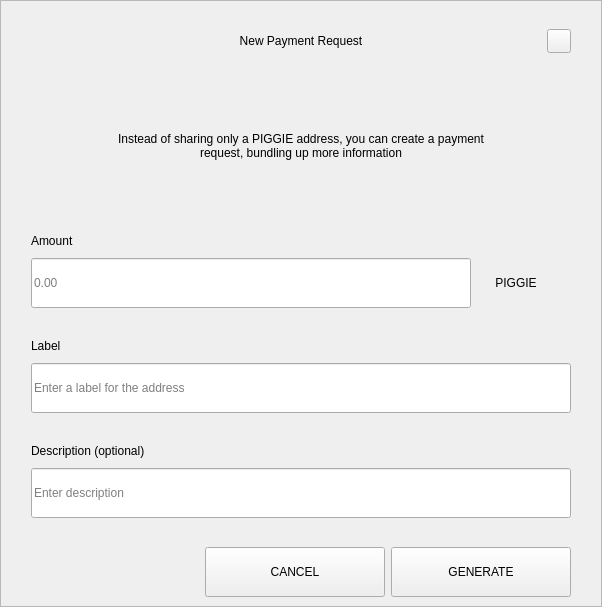
<?xml version="1.0" encoding="UTF-8"?>
<ui version="4.0">
 <class>RequestDialog</class>
 <widget class="QDialog" name="RequestDialog">
  <property name="geometry">
   <rect>
    <x>0</x>
    <y>0</y>
    <width>602</width>
    <height>607</height>
   </rect>
  </property>
  <property name="windowTitle">
   <string>Dialog</string>
  </property>
  <layout class="QVBoxLayout" name="verticalLayout_5">
   <property name="spacing">
    <number>0</number>
   </property>
   <property name="leftMargin">
    <number>0</number>
   </property>
   <property name="topMargin">
    <number>0</number>
   </property>
   <property name="rightMargin">
    <number>0</number>
   </property>
   <property name="bottomMargin">
    <number>0</number>
   </property>
   <item>
    <widget class="QFrame" name="frame">
     <property name="styleSheet">
      <string notr="true"/>
     </property>
     <property name="frameShape">
      <enum>QFrame::StyledPanel</enum>
     </property>
     <property name="frameShadow">
      <enum>QFrame::Raised</enum>
     </property>
     <layout class="QVBoxLayout" name="verticalLayout_4" stretch="1,0,0">
      <property name="spacing">
       <number>0</number>
      </property>
      <property name="leftMargin">
       <number>30</number>
      </property>
      <property name="topMargin">
       <number>20</number>
      </property>
      <property name="rightMargin">
       <number>30</number>
      </property>
      <property name="bottomMargin">
       <number>0</number>
      </property>
      <item>
       <layout class="QHBoxLayout" name="horizontalLayout_3">
        <property name="spacing">
         <number>0</number>
        </property>
        <item>
         <spacer name="horizontalSpacer_21">
          <property name="orientation">
           <enum>Qt::Horizontal</enum>
          </property>
          <property name="sizeHint" stdset="0">
           <size>
            <width>40</width>
            <height>20</height>
           </size>
          </property>
         </spacer>
        </item>
        <item>
         <widget class="QLabel" name="labelTitle">
          <property name="minimumSize">
           <size>
            <width>0</width>
            <height>40</height>
           </size>
          </property>
          <property name="maximumSize">
           <size>
            <width>16777215</width>
            <height>40</height>
           </size>
          </property>
          <property name="styleSheet">
           <string notr="true">padding-left:24px;</string>
          </property>
          <property name="text">
           <string>New Payment Request</string>
          </property>
          <property name="alignment">
           <set>Qt::AlignCenter</set>
          </property>
          <property name="margin">
           <number>7</number>
          </property>
         </widget>
        </item>
        <item>
         <spacer name="horizontalSpacer">
          <property name="orientation">
           <enum>Qt::Horizontal</enum>
          </property>
          <property name="sizeHint" stdset="0">
           <size>
            <width>40</width>
            <height>20</height>
           </size>
          </property>
         </spacer>
        </item>
        <item>
         <widget class="QPushButton" name="btnEsc">
          <property name="minimumSize">
           <size>
            <width>24</width>
            <height>24</height>
           </size>
          </property>
          <property name="maximumSize">
           <size>
            <width>24</width>
            <height>24</height>
           </size>
          </property>
          <property name="focusPolicy">
           <enum>Qt::NoFocus</enum>
          </property>
          <property name="text">
           <string/>
          </property>
         </widget>
        </item>
       </layout>
      </item>
      <item>
       <widget class="QStackedWidget" name="stack">
        <property name="minimumSize">
         <size>
          <width>540</width>
          <height>0</height>
         </size>
        </property>
        <property name="maximumSize">
         <size>
          <width>540</width>
          <height>16777215</height>
         </size>
        </property>
        <property name="currentIndex">
         <number>0</number>
        </property>
        <widget class="QWidget" name="page_1">
         <property name="minimumSize">
          <size>
           <width>540</width>
           <height>0</height>
          </size>
         </property>
         <property name="maximumSize">
          <size>
           <width>540</width>
           <height>16777215</height>
          </size>
         </property>
         <layout class="QVBoxLayout" name="layout1">
          <property name="spacing">
           <number>0</number>
          </property>
          <property name="leftMargin">
           <number>0</number>
          </property>
          <property name="topMargin">
           <number>0</number>
          </property>
          <property name="rightMargin">
           <number>0</number>
          </property>
          <property name="bottomMargin">
           <number>0</number>
          </property>
          <item>
           <spacer name="verticalSpacer_21">
            <property name="orientation">
             <enum>Qt::Vertical</enum>
            </property>
            <property name="sizeType">
             <enum>QSizePolicy::Fixed</enum>
            </property>
            <property name="sizeHint" stdset="0">
             <size>
              <width>20</width>
              <height>30</height>
             </size>
            </property>
           </spacer>
          </item>
          <item alignment="Qt::AlignHCenter">
           <widget class="QLabel" name="labelMessage">
            <property name="minimumSize">
             <size>
              <width>400</width>
              <height>50</height>
             </size>
            </property>
            <property name="text">
             <string>Instead of sharing only a PIGGIE address, you can create a payment request, bundling up more information</string>
            </property>
            <property name="alignment">
             <set>Qt::AlignCenter</set>
            </property>
            <property name="wordWrap">
             <bool>true</bool>
            </property>
           </widget>
          </item>
          <item alignment="Qt::AlignBottom">
           <widget class="QWidget" name="containerAmount" native="true">
            <layout class="QVBoxLayout" name="verticalLayout">
             <property name="spacing">
              <number>9</number>
             </property>
             <property name="leftMargin">
              <number>0</number>
             </property>
             <property name="topMargin">
              <number>0</number>
             </property>
             <property name="rightMargin">
              <number>0</number>
             </property>
             <property name="bottomMargin">
              <number>0</number>
             </property>
             <item>
              <widget class="QLabel" name="labelSubtitleAmount">
               <property name="minimumSize">
                <size>
                 <width>350</width>
                 <height>16</height>
                </size>
               </property>
               <property name="maximumSize">
                <size>
                 <width>16777215</width>
                 <height>16</height>
                </size>
               </property>
               <property name="text">
                <string>Amount</string>
               </property>
              </widget>
             </item>
             <item alignment="Qt::AlignTop">
              <widget class="QWidget" name="layoutAmount" native="true">
               <layout class="QHBoxLayout" name="horizontalLayout" stretch="2,0">
                <property name="spacing">
                 <number>0</number>
                </property>
                <property name="leftMargin">
                 <number>0</number>
                </property>
                <property name="topMargin">
                 <number>0</number>
                </property>
                <property name="rightMargin">
                 <number>0</number>
                </property>
                <property name="bottomMargin">
                 <number>0</number>
                </property>
                <item>
                 <widget class="QLineEdit" name="lineEditAmount">
                  <property name="minimumSize">
                   <size>
                    <width>0</width>
                    <height>50</height>
                   </size>
                  </property>
                  <property name="maximumSize">
                   <size>
                    <width>16777215</width>
                    <height>50</height>
                   </size>
                  </property>
                  <property name="placeholderText">
                   <string notr="true">0.00</string>
                  </property>
                 </widget>
                </item>
                <item>
                 <widget class="QWidget" name="comboContainer" native="true">
                  <property name="minimumSize">
                   <size>
                    <width>100</width>
                    <height>50</height>
                   </size>
                  </property>
                  <property name="maximumSize">
                   <size>
                    <width>16777215</width>
                    <height>50</height>
                   </size>
                  </property>
                  <layout class="QHBoxLayout" name="horizontalLayout_31">
                   <property name="spacing">
                    <number>0</number>
                   </property>
                   <property name="leftMargin">
                    <number>0</number>
                   </property>
                   <property name="topMargin">
                    <number>0</number>
                   </property>
                   <property name="rightMargin">
                    <number>10</number>
                   </property>
                   <property name="bottomMargin">
                    <number>0</number>
                   </property>
                   <item>
                    <widget class="QLabel" name="comboBoxCoin">
                     <property name="text">
                      <string>PIGGIE</string>
                     </property>
                     <property name="alignment">
                      <set>Qt::AlignCenter</set>
                     </property>
                    </widget>
                   </item>
                  </layout>
                 </widget>
                </item>
               </layout>
              </widget>
             </item>
            </layout>
           </widget>
          </item>
          <item>
           <spacer name="verticalSpacer_31">
            <property name="orientation">
             <enum>Qt::Vertical</enum>
            </property>
            <property name="sizeType">
             <enum>QSizePolicy::Fixed</enum>
            </property>
            <property name="sizeHint" stdset="0">
             <size>
              <width>20</width>
              <height>30</height>
             </size>
            </property>
           </spacer>
          </item>
          <item>
           <layout class="QVBoxLayout" name="verticalLayoutLabel">
            <property name="spacing">
             <number>9</number>
            </property>
            <item>
             <widget class="QLabel" name="labelSubtitleLabel">
              <property name="minimumSize">
               <size>
                <width>0</width>
                <height>16</height>
               </size>
              </property>
              <property name="maximumSize">
               <size>
                <width>16777215</width>
                <height>16</height>
               </size>
              </property>
              <property name="text">
               <string>Label</string>
              </property>
             </widget>
            </item>
            <item>
             <widget class="QLineEdit" name="lineEditLabel">
              <property name="minimumSize">
               <size>
                <width>0</width>
                <height>50</height>
               </size>
              </property>
              <property name="maximumSize">
               <size>
                <width>16777215</width>
                <height>50</height>
               </size>
              </property>
              <property name="placeholderText">
               <string>Enter a label for the address</string>
              </property>
             </widget>
            </item>
           </layout>
          </item>
          <item>
           <spacer name="verticalSpacer_34">
            <property name="orientation">
             <enum>Qt::Vertical</enum>
            </property>
            <property name="sizeType">
             <enum>QSizePolicy::Fixed</enum>
            </property>
            <property name="sizeHint" stdset="0">
             <size>
              <width>20</width>
              <height>30</height>
             </size>
            </property>
           </spacer>
          </item>
          <item>
           <layout class="QVBoxLayout" name="verticalLayoutDescription">
            <property name="spacing">
             <number>9</number>
            </property>
            <item>
             <widget class="QLabel" name="labelSubtitleDescription">
              <property name="minimumSize">
               <size>
                <width>0</width>
                <height>16</height>
               </size>
              </property>
              <property name="maximumSize">
               <size>
                <width>16777215</width>
                <height>16</height>
               </size>
              </property>
              <property name="text">
               <string>Description (optional)</string>
              </property>
             </widget>
            </item>
            <item>
             <widget class="QLineEdit" name="lineEditDescription">
              <property name="minimumSize">
               <size>
                <width>0</width>
                <height>50</height>
               </size>
              </property>
              <property name="maximumSize">
               <size>
                <width>16777215</width>
                <height>50</height>
               </size>
              </property>
              <property name="placeholderText">
               <string>Enter description</string>
              </property>
             </widget>
            </item>
            <item>
             <spacer name="verticalSpacer_4">
              <property name="orientation">
               <enum>Qt::Vertical</enum>
              </property>
              <property name="sizeType">
               <enum>QSizePolicy::Fixed</enum>
              </property>
              <property name="sizeHint" stdset="0">
               <size>
                <width>20</width>
                <height>20</height>
               </size>
              </property>
             </spacer>
            </item>
           </layout>
          </item>
         </layout>
        </widget>
        <widget class="QWidget" name="page_2">
         <layout class="QVBoxLayout" name="layout2">
          <item>
           <spacer name="verticalSpacer_5">
            <property name="orientation">
             <enum>Qt::Vertical</enum>
            </property>
            <property name="sizeType">
             <enum>QSizePolicy::Fixed</enum>
            </property>
            <property name="sizeHint" stdset="0">
             <size>
              <width>20</width>
              <height>50</height>
             </size>
            </property>
           </spacer>
          </item>
          <item alignment="Qt::AlignHCenter">
           <widget class="QLabel" name="labelQrImg">
            <property name="minimumSize">
             <size>
              <width>260</width>
              <height>260</height>
             </size>
            </property>
            <property name="maximumSize">
             <size>
              <width>260</width>
              <height>260</height>
             </size>
            </property>
            <property name="text">
             <string/>
            </property>
            <property name="alignment">
             <set>Qt::AlignCenter</set>
            </property>
           </widget>
          </item>
          <item>
           <spacer name="verticalSpacer_2">
            <property name="orientation">
             <enum>Qt::Vertical</enum>
            </property>
            <property name="sizeType">
             <enum>QSizePolicy::Fixed</enum>
            </property>
            <property name="sizeHint" stdset="0">
             <size>
              <width>20</width>
              <height>30</height>
             </size>
            </property>
           </spacer>
          </item>
          <item alignment="Qt::AlignHCenter">
           <widget class="QLabel" name="labelAddress">
            <property name="text">
             <string>D7VFR83SQbiezrW72hjcWJtcfip5krte2Z </string>
            </property>
           </widget>
          </item>
          <item>
           <spacer name="verticalSpacer_32">
            <property name="orientation">
             <enum>Qt::Vertical</enum>
            </property>
            <property name="sizeType">
             <enum>QSizePolicy::Expanding</enum>
            </property>
            <property name="sizeHint" stdset="0">
             <size>
              <width>20</width>
              <height>20</height>
             </size>
            </property>
           </spacer>
          </item>
          <item>
           <layout class="QHBoxLayout" name="horizontal">
            <property name="leftMargin">
             <number>20</number>
            </property>
            <property name="rightMargin">
             <number>20</number>
            </property>
            <property name="bottomMargin">
             <number>20</number>
            </property>
            <item>
             <spacer name="horizontalSpacer_4">
              <property name="orientation">
               <enum>Qt::Horizontal</enum>
              </property>
              <property name="sizeHint" stdset="0">
               <size>
                <width>40</width>
                <height>20</height>
               </size>
              </property>
             </spacer>
            </item>
            <item>
             <widget class="QPushButton" name="btnCopyAddress">
              <property name="minimumSize">
               <size>
                <width>180</width>
                <height>50</height>
               </size>
              </property>
              <property name="text">
               <string>COPY ADDRESS</string>
              </property>
             </widget>
            </item>
            <item>
             <widget class="QPushButton" name="btnCopyUrl">
              <property name="minimumSize">
               <size>
                <width>180</width>
                <height>50</height>
               </size>
              </property>
              <property name="text">
               <string>COPY URL</string>
              </property>
             </widget>
            </item>
            <item>
             <spacer name="horizontalSpacer_2">
              <property name="orientation">
               <enum>Qt::Horizontal</enum>
              </property>
              <property name="sizeHint" stdset="0">
               <size>
                <width>40</width>
                <height>20</height>
               </size>
              </property>
             </spacer>
            </item>
           </layout>
          </item>
         </layout>
        </widget>
       </widget>
      </item>
      <item>
       <widget class="QWidget" name="buttonsStack" native="true">
        <layout class="QHBoxLayout" name="horizontalLayout_5">
         <property name="leftMargin">
          <number>20</number>
         </property>
         <property name="rightMargin">
          <number>0</number>
         </property>
         <item>
          <spacer name="horizontalSpacer_41">
           <property name="orientation">
            <enum>Qt::Horizontal</enum>
           </property>
           <property name="sizeHint" stdset="0">
            <size>
             <width>40</width>
             <height>20</height>
            </size>
           </property>
          </spacer>
         </item>
         <item>
          <widget class="QPushButton" name="btnCancel">
           <property name="minimumSize">
            <size>
             <width>180</width>
             <height>50</height>
            </size>
           </property>
           <property name="focusPolicy">
            <enum>Qt::NoFocus</enum>
           </property>
           <property name="text">
            <string>CANCEL</string>
           </property>
          </widget>
         </item>
         <item>
          <widget class="QPushButton" name="btnSave">
           <property name="minimumSize">
            <size>
             <width>180</width>
             <height>50</height>
            </size>
           </property>
           <property name="focusPolicy">
            <enum>Qt::NoFocus</enum>
           </property>
           <property name="text">
            <string>GENERATE</string>
           </property>
          </widget>
         </item>
        </layout>
       </widget>
      </item>
     </layout>
    </widget>
   </item>
  </layout>
 </widget>
 <resources/>
 <connections/>
</ui>
